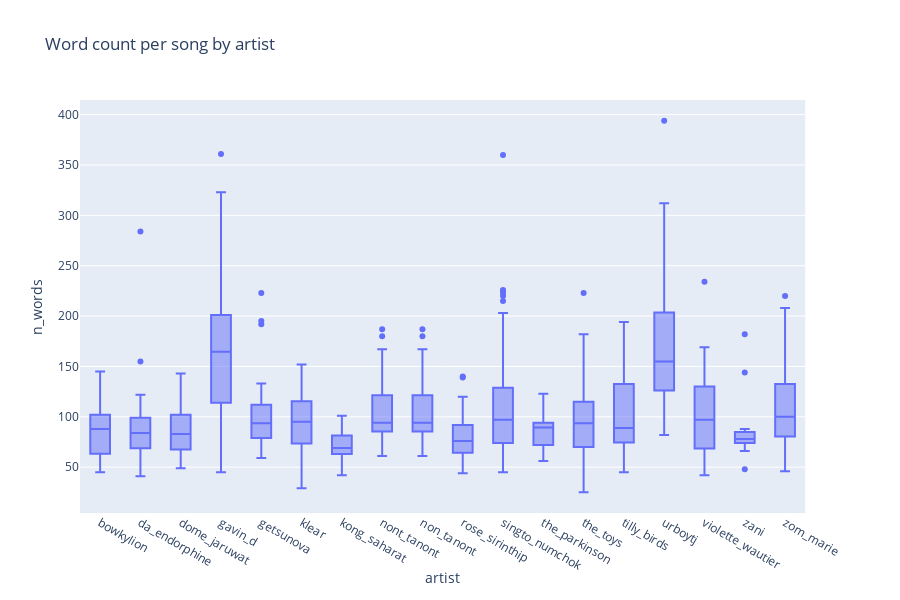

The notebook cell saved with this chart:
### Code cell
fig = px.box(song_filter_df, x='artist', y='n_words', title='Word count per song by artist')
fig.show()

### Figure 1 — Plotly figure (JSON) as saved in the notebook; plotly's stock layout.template omitted (floating-point values rounded to 4 significant figures; data arrays with more than 128 entries replaced by an {"elided": "..."} marker saying what was removed)
{"data": [{"alignmentgroup": "True", "hoverlabel": {"namelength": 0}, "hovertemplate": "artist=%{x}<br>n_words=%{y}", "legendgroup": "", "marker": {"color": "#636efa"}, "name": "", "notched": false, "offsetgroup": "", "orientation": "v", "showlegend": false, "type": "box", "x": {"elided": "609 str values"}, "x0": " ", "xaxis": "x", "y": {"elided": "609 int values"}, "y0": " ", "yaxis": "y"}], "layout": {"boxmode": "group", "height": 600, "legend": {"tracegroupgap": 0}, "title": {"text": "Word count per song by artist"}, "xaxis": {"anchor": "y", "domain": [0, 0.98], "title": {"text": "artist"}}, "yaxis": {"anchor": "x", "domain": [0, 1], "title": {"text": "n_words"}}}}
